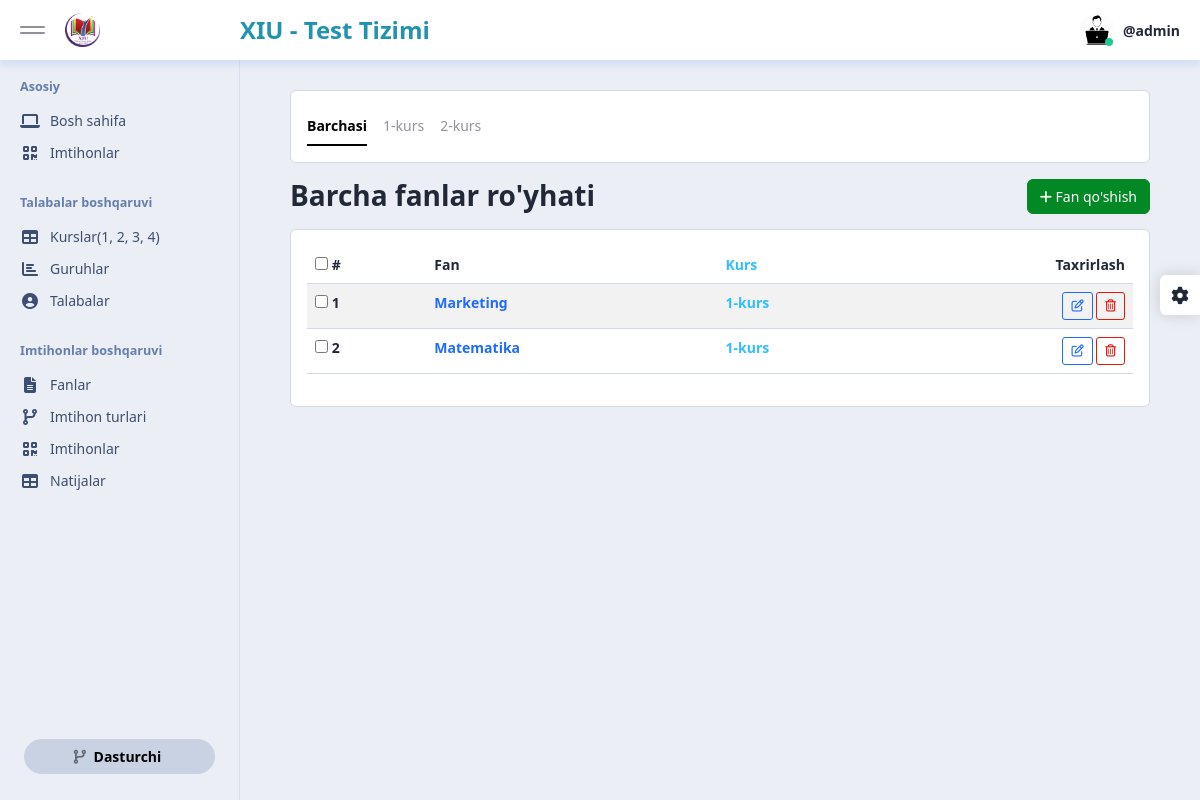
The app's page /dashboard/quiz/subjects/ (signed in) with its own data.
### student_app/models.py (models this page shows)
class Grade(models.Model):
    grade = models.CharField(max_length=255)
    def __str__(self):
        return f"{self.grade}"
    class Meta:
        ordering = ['-id']

### quiz_app/models.py (models this page shows, shortened)
class Subject(models.Model):
    grade = models.ForeignKey(Grade, on_delete=models.CASCADE, related_name='subjects')
    title = models.CharField(max_length=255)
    class Meta:
        ordering = ['-id']

### dashboard_app/views/quiz.py (the view)
# urls.py: path('quiz/subjects/', subject_list, name='subject_list'),
@login_required(login_url='login_page')
@user_passes_test(lambda u: u.is_staff)
def subject_list(request):
    subjects = Subject.objects.all()
    grades = Grade.objects.all()
    ctx = {
        'subjects': subjects,
        'grades': grades,
        'subject_all': True,
    }
    return render(request, 'dashboard/quiz/subject/subject_list.html', ctx)

### templates/dashboard/quiz/subject/subject_list.html (shortened to what this page needs)
{% extends "dashboard/base.html" %}
{% block content %}
<div id="content" class="app-content">
    <div class="row mb-3">
        <div class="col-12">
            <div class="card">
                <div class="card-body">
                    <nav id="group_type" class="nav nav-underline flex-nowrap overflow-x-scroll">
                        {% if subject_all %}
                            <a class="nav-link active" href="{% url 'subject_list' %}">Barchasi</a>
                        {% else %}
                            <a class="nav-link" href="{% url 'subject_list' %}">Barchasi</a>
                        {% endif %}
                      {% for grade in grades %}
                            {% if grade.id == pk %}
                                <a class="nav-link active" href="{% url 'subject_list_by_grade_id' pk=grade.id %}">{{ grade.grade }}</a>
                            {% else %}
                                <a class="nav-link" href="{% url 'subject_list_by_grade_id' pk=grade.id %}">{{ grade.grade }}</a>
                            {% endif %}
                        {% endfor %}
                    </nav>
                </div>
            </div>
        </div>
    </div>
    <div class="row">
        <div class="col-xl-6">
            <h1 class="page-header mb-3">
                    Barcha fanlar ro'yhati
            </h1>
        </div>
        <div class="col-xl-6 text-end">
            <a class="btn btn-success mb-2" href="{% url 'subject_create' %}">
                <i class="fas fa-plus"></i> Fan qo'shish
            </a>
        </div>
    </div>
    <div class="row">
        <div class="col-12">
            <div class="card">
                <div class="card-body">
                    <form method="post" action="{% url 'subject_checked_delete' %}">
                        <table class="table table-striped">
                            {% if subjects %}
                                <thead>
                                <tr>
                                    <th scope="col"><input type="checkbox" id="select-all"> #</th>
                                    <th scope="col">Fan</th>
                                    <th scope="col" class="text-info">Kurs</th>
                                    <th scope="col" class="text-end">Taxrirlash</th>
                                </tr>
                            </thead>
                                <tbody>
                                {% for subject in subjects %}
                                    <tr>
                                        <th scope="row">
                                            <input type="checkbox" name="subject_ids" value="{{ subject.id }}"> {{ forloop.counter }}
                                        </th>
                                        <td class="fw-bold">
                                            <a class="text-decoration-none" href="{% url 'subject_edit' pk=subject.id %}">
                                                {{ subject.title }}
                                            </a>
                                        </td>
                                        <td class="fw-bold text-info">
                                            {{ subject.grade }}
                                        </td>
                                        <td align="right">
                                            <a href="{% url 'subject_edit' pk=subject.id %}" class="btn btn-sm btn-outline-primary">
                                                <i class="far fa-edit"></i>
                                            </a>
                                            <button type="button" data-bs-toggle="modal" data-bs-target="#modalDelete"
                                                    data-subject-id="{{ subject.id }}" data-subject-title="{{ subject.title }}"
                                                    class="btn btn-sm btn-outline-danger">
                                                <i class="far fa-trash-alt"></i>
                                            </button>
                                        </td>
                                    </tr>
                                {% endfor %}
                            </tbody>
                            {% else %}
                                <h5 class="text-danger">Hozircha fanlar yo'q!</h5>
                            {% endif %}
                    </table>
                    </form>
                </div>
            </div>
        </div>
    </div>
</div>
{% endblock content %}

### templates/dashboard/base.html (shortened to what this page needs)
{% load static %}
<!DOCTYPE html>
<html lang="en">
<head>
    <link href="{% static 'dashboard/css/vendor.min.css' %}" rel="stylesheet">
    <link href="{% static 'dashboard/css/app.min.css' %}" rel="stylesheet">
</head>
<body>
<div id="app" class="app">
    <div id="header" class="app-header">
        <div class="brand">
            <div class="desktop-toggler">
                <button type="button" class="menu-toggler" data-toggle="sidebar-minify">
                    <span class="bar"></span>
                    <span class="bar"></span>
                </button>
            </div>
            <a href="{% url 'dashboard_home' %}">
                <img src="{% static 'dashboard/images/logo-xiu.png' %}" class="invert-dark" alt="" width="20%">
            </a>
        </div>
        <div class="menu d-flex justify-content-between align-items-center">
            <div class="menu-item">
                <span style="color: #2193b0; font-size: 24px; font-weight: bold;">XIU - Test Tizimi</span>
            </div>
            <div class="menu-item dropdown">
                <a href="#" data-bs-toggle="dropdown" data-display="static" class="menu-link">
                    <div class="menu-img online">
                        {% if user.is_superuser %}
                            <img src="{% static 'dashboard/images/superadmin-icon.jpg' %}" alt="" class="ms-100 mh-100 rounded-circle">
                        {% elif user.is_staff %}
                            <img src="{% static 'dashboard/images/superadmin-icon.jpg' %}" alt="" class="ms-100 mh-100 rounded-circle">
                        {% elif user.is_authenticated %}
                            <img src="{% static 'dashboard/images/student-icon.png' %}" alt="" class="ms-100 mh-100 rounded-circle">
                        {% endif %}
                    </div>
                    <div class="menu-text"><span class="fw-bold">@{{ request.user.username }}</span>
                    </div>
                </a>
            </div>
        </div>
    </div>
    <div id="sidebar" class="app-sidebar">
        <div class="app-sidebar-content" data-scrollbar="true" data-height="100%">
            <div class="menu">
                <div class="menu-header">Asosiy</div>
                <div class="menu-item">
                    <a href="{% url 'dashboard_home' %}" class="menu-link">
                        <span class="menu-icon"><i class="fa fa-laptop"></i></span>
                        <span class="menu-text">Bosh sahifa</span>
                    </a>
                </div>
                <div class="menu-item">
                    <a href="{% url 'quiz_list' %}" class="menu-link">
                        <span class="menu-icon"><i class="fa fa-qrcode"></i></span>
                        <span class="menu-text">Imtihonlar</span>
                    </a>
                </div>
                <div class="menu-divider"></div>
                <div class="menu-header">Talabalar boshqaruvi</div>
                <div class="menu-item">
                    <a href="{% url 'grade_list' %}" class="menu-link">
                        <span class="menu-icon"><i class="fa fa-table"></i></span>
                        <span class="menu-text">Kurslar(1, 2, 3, 4)</span>
                    </a>
                </div>
                <div class="menu-item">
                    <a href="{% url 'group_list' %}" class="menu-link">
                        <span class="menu-icon"><i class="fa fa-chart-bar"></i></span>
                        <span class="menu-text">Guruhlar</span>
                    </a>
                </div>
                <div class="menu-item">
                    <a href="{% url 'student_list' %}" class="menu-link">
                        <span class="menu-icon"><i class="fa fa-user-circle"></i></span>
                        <span class="menu-text">Talabalar</span>
                    </a>
                </div>
                <div class="menu-divider"></div>
                <div class="menu-header">Imtihonlar boshqaruvi</div>
                <div class="menu-item">
                    <a href="{% url 'subject_list' %}" class="menu-link">
                        <span class="menu-icon"><i class="fa fa-file-alt"></i></span>
                        <span class="menu-text">Fanlar</span>
                    </a>
                </div>
                <div class="menu-item">
                    <a href="{% url 'quiz_type_list' %}" class="menu-link">
                        <span class="menu-icon"><i class="fa fa-code-branch"></i></span>
                        <span class="menu-text">Imtihon turlari</span>
                    </a>
                </div>
                <div class="menu-item">
                    <a href="{% url 'quiz_list' %}" class="menu-link">
                        <span class="menu-icon"><i class="fa fa-qrcode"></i></span>
                        <span class="menu-text">Imtihonlar</span>
                    </a>
                </div>
                <div class="menu-item">
                    <a href="{% url 'result_list' %}" class="menu-link">
                        <span class="menu-icon"><i class="fa fa-table"></i></span>
                        <span class="menu-text">Natijalar</span>
                    </a>
                </div>
                <div class="p-3 px-4 mt-auto hide-on-minified">
                    <a href="https://seantheme.com/asp-studio/documentation/index.html" target="_blank"
                       class="btn btn-secondary d-block w-100 fw-600 rounded-pill">
                        <i class="fa fa-code-branch me-1 ms-n1 opacity-5"></i> Dasturchi
                    </a>
                </div>
            </div>
        </div>
    </div>
    {% block content %}
    {% endblock content %}
    <div class="theme-panel">
        <a href="javascript:;" data-click="theme-panel-expand" class="theme-collapse-btn"><i class="fa fa-cog"></i></a>
    </div>
</div>
</body>
</html>

### records on screen
Grade: grade "1-kurs"
Grade: grade "2-kurs"
Subject: title "Marketing", grade "1-kurs"
Subject: title "Matematika", grade "1-kurs"

### other values on screen
{{ request.user.username }} "admin"
